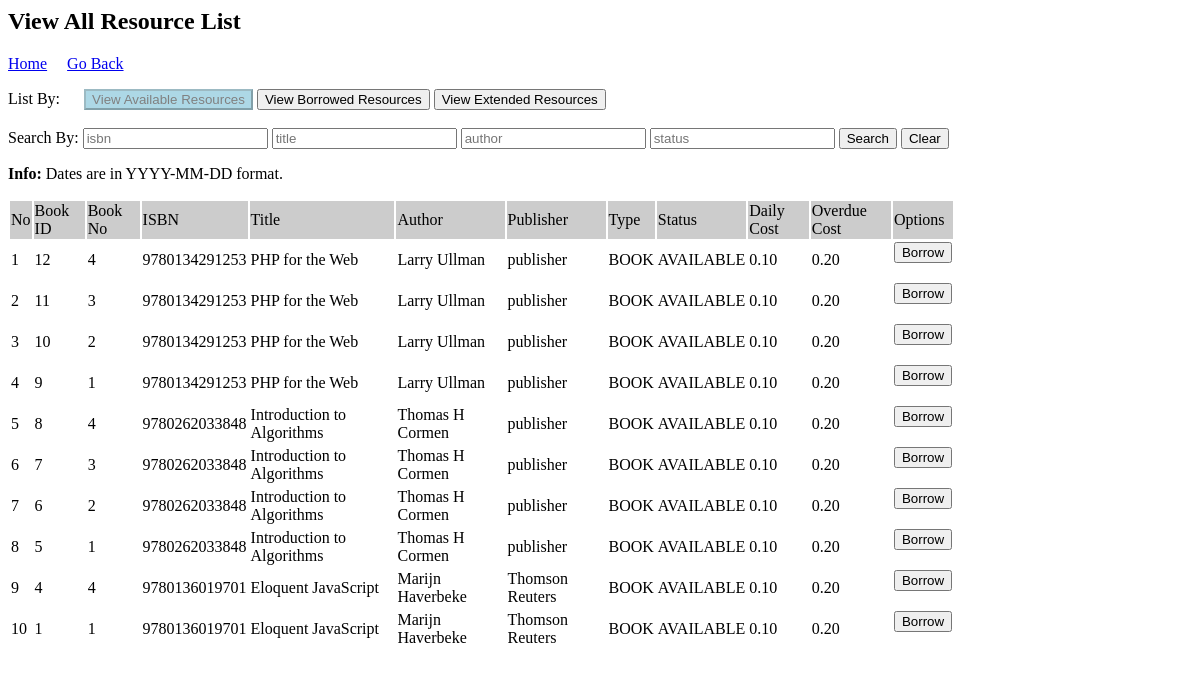
Screenshot of /resourcemgt/borrower/availableresourcelist.php?current_section=AVAILABLE (signed in) with the database file from the repository.
### tables this page shows
CREATE TABLE `resources` (
  `bookid` int(11) NOT NULL auto_increment,
  `bookno` int(2) NOT NULL,
  `isbn` varchar(50) NOT NULL,
  `title` varchar(50) NOT NULL,
  `author` varchar(20) NOT NULL,
  `publisher` varchar(50) NOT NULL,
  `type` varchar(50) NOT NULL,
  `status` varchar(50) NOT NULL,
  `rcost` DECIMAL(5,2) NOT NULL,
  `ecost` DECIMAL(5,2) NOT NULL,
  `username` varchar(50),
  `startdate` DATE,
  `enddate` DATE,
  `extenddate` DATE,
  PRIMARY KEY  (`bookid`)
);

### classes/resources.php (called while the page is built, shortened)
<?php
class Resources {
    function __construct(
        $bookid,
        $bookno,
        $isbn,
        $title,
        $author,
        $publisher,
        $type,
        $status,
        $rcost,
        $ecost,
        $startdate,
        $enddate,
        $extenddate
    ) {
    $this->bookid = $bookid;
    $this->bookno = $bookno;
    $this->isbn = $isbn;
    $this->title = $title;
    $this->author = $author;
    $this->publisher = $publisher;
    $this->type = $type;
    $this->status = $status;
    $this->rcost = $rcost;
    $this->ecost = $ecost;
    }
    function __get($name) { return $this->$name; }
}
?>

### resourcemgt/borrower/availableresourcelist.php (the view, shortened to what this page needs)
<?php
include_once("../../config.php");
include '../../classes/resources.php';
$main_css = 'main.css';
$flex_css = 'flex.css';
$notification_css = 'notification.css';
?>
<?php
$result = array();
$query = '';
function setUsernameToSQLQuery() {
  $username = $_SESSION['login'];
  $current_section = $GLOBALS['current_section'];
  $sql_query = '';
  if($current_section === 'BORROWED' || $current_section === 'EXTENDED') {
      $sql_query = " AND username='$username' ";
  }
  else {
      $sql_query = '';
  }
  return $sql_query;
}
function getCurrentSection($type_of_query) {
  $current_section = $GLOBALS['current_section'];
  $additional_query = '';
  if($type_of_query === 'MULTIPLE_FILTER') {
      $additional_query = ' AND status = ';
  }
  else if($type_of_query === 'SINGLE_FILTER') {
      $additional_query = ' WHERE status = ';
  }
  if($current_section === 'AVAILABLE') {
      $additional_query .= "'AVAILABLE'";
  }
  return $additional_query;
}
if(!empty($_GET['isbn']) || !empty($_GET['title']) || !empty($_GET['author']) || !empty($_GET['status'])) {
    $sql_statement = "SELECT * FROM resources WHERE ";
    $filter_array = array(
        'isbn' => $_GET['isbn'],
        'title' => $_GET['title'],
        'author' => $_GET['author'],
        'status' => $_GET['status'],
    );
    $query_array = array();
    foreach ($filter_array as $key => $value) {
        if ($value != '') {
          $query_array[] = $key .' LIKE ' . "'" . "%" . $value . "%" . "'";
        }
    }
    $sql_statement = 'SELECT * FROM resources WHERE ' . implode(' AND ', $query_array);
    $sql_statement .= getCurrentSection('MULTIPLE_FILTER');
    $sql_statement .= setUsernameToSQLQuery();
    $sql_statement .= " ORDER BY bookid DESC";
    $query = mysqli_query($mysqli,$sql_statement);
}
else {
    $sql_statement = "SELECT * FROM resources ";
    $sql_statement .= getCurrentSection('SINGLE_FILTER');
    $sql_statement .= setUsernameToSQLQuery();
    $sql_statement .= " ORDER BY bookid DESC";
    $query = mysqli_query($mysqli, $sql_statement);
}
while($res = mysqli_fetch_array($query)){
      array_push($result, Resources::init($res));
}
?>
<html>
<head>
  <link rel="stylesheet" href='<?php echo (CSS_PATH . "$main_css"); ?>' type="text/css">
  <link rel="stylesheet" href='<?php echo (CSS_PATH . "$flex_css"); ?>' type="text/css">
  <link rel="stylesheet" href='<?php echo (CSS_PATH . "$notification_css"); ?>' type="text/css">
</head>
<body>
  <h2>View All Resource List</h2>
  <div style='margin-bottom: 1em;'>
    <a href='../../index.php'>Home</a>
    <a style='padding-left: 1em;' href='javascript:self.history.back();'>Go Back</a>
  </div>
  <section id='userlist-section' style="<?php echo(($_SESSION['type']) === USER_ACCESS ? '' : 'display: none;') ?>">
    <div id='searchrow' style='margin-bottom: 1em;'>
      <form action="#" method="get" name='search_form' class='removeCSS'>
        <span>List By:&nbsp;&nbsp;&nbsp;&nbsp;&nbsp;</span>
        <button
        <?php echo ($GLOBALS['current_section'] == 'AVAILABLE') ? 'disabled="true" style="background-color: lightblue;pointer-events: none;color: grey;" ' : ''; ?>
        name='current_section' value='AVAILABLE' type='submit' >View Available Resources</button>
        <button
        <?php echo ($GLOBALS['current_section'] == 'BORROWED') ? 'disabled="true" style="background-color: lightblue;pointer-events: none;color: grey;" ' : ''; ?>
        name='current_section' value='BORROWED' type='submit' >View Borrowed Resources</button>
        <button
        <?php echo ($GLOBALS['current_section'] == 'EXTENDED') ? 'disabled="true" style="background-color: lightblue;pointer-events: none;color: grey;" ' : ''; ?>
        name='current_section' value='EXTENDED' type='submit' >View Extended Resources</button>
        <br><br>
        <span>Search By: </span>
        <input placeholder='isbn' name='isbn' value="<?php echo ($_GET['isbn']) ?>" >
        <input placeholder='title' name='title' value="<?php echo ($_GET['title']) ?>" >
        <input placeholder='author' name='author' value="<?php echo ($_GET['author']) ?>" >
        <input placeholder='status' name='status' value="<?php echo ($_GET['status']) ?>" >
        <button type='submit' name='current_section' value="<?php echo ($_GET['current_section']) ?>" >Search</button>
      </form>
      <span>
        <a href="<?php echo(CURRENT_FILENAME) ?>"><button>Clear</button></a>
      </span>
    </div>
    <div id='inforow' style='margin-bottom: 1em;'>
      <span><b>Info: </b> Dates are in YYYY-MM-DD format.</span>
    </div>
    <table width='80%' border=0>
    <tr bgcolor='#CCCCCC'>
      <td>No</td>
      <td>Book ID</td>
      <td>Book No</td>
      <td>ISBN</td>
      <td>Title</td>
      <td>Author</td>
      <td>Publisher</td>
      <td>Type</td>
      <td>Status</td>
      <?php
      if($GLOBALS['current_section'] === 'AVAILABLE') {
        echo "<td>Daily Cost</td>";
        echo "<td>Overdue Cost</td>";
      }
      ?>
      <td>Options</td>
    </tr>
    <?php
    $counter = 1;
    foreach($result as $resource) {
      $bookID = $resource->bookid;
      $available_modal_id = "available-modal-$bookID";
      $btn_click = "button_clicked_$bookID";
      echo "<tr>";
      echo "<td>".$counter."</td>";
      echo "<td>".$bookID."</td>";
      echo "<td>".$resource->bookno."</td>";
      echo "<td>".$resource->isbn."</td>";
      echo "<td>".$resource->title."</td>";
      echo "<td>".$resource->author."</td>";
      echo "<td>".$resource->publisher."</td>";
      echo "<td>".$resource->type."</td>";
      echo "<td>".$resource->status."</td>";
      if($GLOBALS['current_section'] === 'AVAILABLE') {
        echo "<td>".$resource->rcost."</td>";
        echo "<td>".$resource->ecost."</td>";
        echo "
             <td>
              <form method='post' action='#$available_modal_id'>
                <button type='submit' name='$btn_click' value='ACTIVE'>Borrow</button>
              </form>
             </td>
             ";
      }
      $counter += 1;
    }
    ?>
    </table>
  </section>
</body>
</html>

### css/flex.css (style rules this page uses)
.removeCSS { all: unset; }

### rows the page displays
resources: bookid "12", bookno "4", isbn "9780134291253", title "PHP for the Web", author "Larry Ullman", publisher "publisher", type "BOOK", status "AVAILABLE", rcost "0.10", ecost "0.20"
resources: bookid "11", bookno "3", isbn "9780134291253", title "PHP for the Web", author "Larry Ullman", publisher "publisher", type "BOOK", status "AVAILABLE", rcost "0.10", ecost "0.20"
resources: bookid "10", bookno "2", isbn "9780134291253", title "PHP for the Web", author "Larry Ullman", publisher "publisher", type "BOOK", status "AVAILABLE", rcost "0.10", ecost "0.20"
resources: bookid "9", bookno "1", isbn "9780134291253", title "PHP for the Web", author "Larry Ullman", publisher "publisher", type "BOOK", status "AVAILABLE", rcost "0.10", ecost "0.20"
resources: bookid "8", bookno "4", isbn "9780262033848", title "Introduction to Algorithms", author "Thomas H Cormen", publisher "publisher", type "BOOK", status "AVAILABLE", rcost "0.10", ecost "0.20"
resources: bookid "7", bookno "3", isbn "9780262033848", title "Introduction to Algorithms", author "Thomas H Cormen", publisher "publisher", type "BOOK", status "AVAILABLE", rcost "0.10", ecost "0.20"
resources: bookid "6", bookno "2", isbn "9780262033848", title "Introduction to Algorithms", author "Thomas H Cormen", publisher "publisher", type "BOOK", status "AVAILABLE", rcost "0.10", ecost "0.20"
resources: bookid "5", bookno "1", isbn "9780262033848", title "Introduction to Algorithms", author "Thomas H Cormen", publisher "publisher", type "BOOK", status "AVAILABLE", rcost "0.10", ecost "0.20"
resources: bookid "4", bookno "4", isbn "9780136019701", title "Eloquent JavaScript", author "Marijn Haverbeke", publisher "Thomson Reuters", type "BOOK", status "AVAILABLE", rcost "0.10", ecost "0.20"
resources: bookid "1", bookno "1", isbn "9780136019701", title "Eloquent JavaScript", author "Marijn Haverbeke", publisher "Thomson Reuters", type "BOOK", status "AVAILABLE", rcost "0.10", ecost "0.20"
